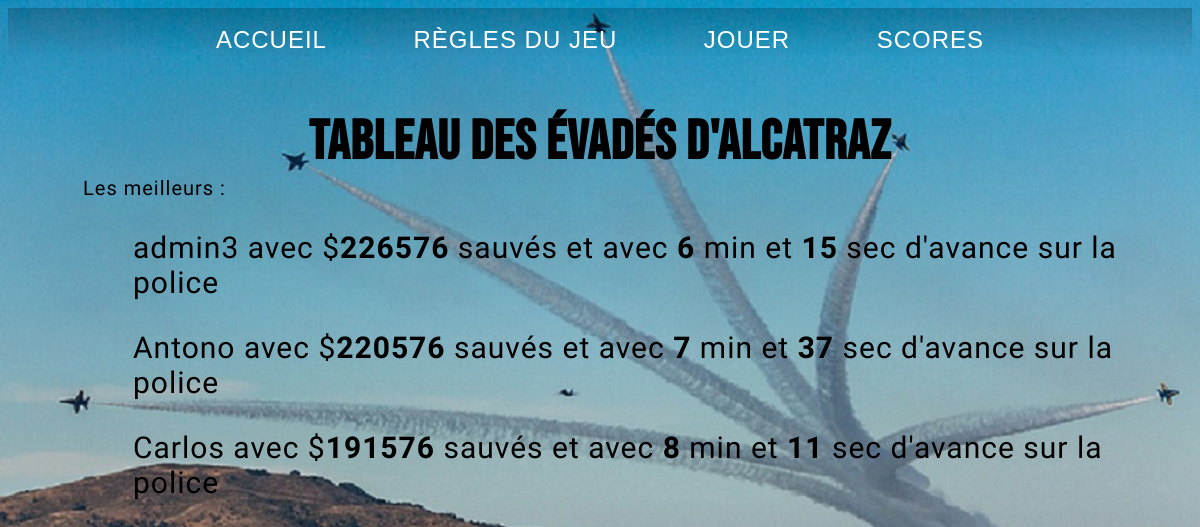
Screenshot of /Alcatraz-main/Jouer/page_des_scores.php with the database file from the repository.
### tables this page shows
CREATE TABLE `user_info` (
  `id` int(11) NOT NULL,
  `username` text NOT NULL,
  `password` text NOT NULL,
  `score_butin` varchar(50) NOT NULL,
  `score_temps` text NOT NULL
);

### Alcatraz-main/Jouer/page_des_scores.php (the view, shortened to what this page needs)
<!DOCTYPE html>
<html>
<head>
  <link rel="stylesheet" href = "page_score_style.css">
</head>
<div class="container">
<header>
  <nav>
    <ul>
      <li id=index>
        <a href="index.php" >Accueil</a>
      </li>
      <li id=about>
        <a href="about.html">Règles du jeu</a>
      </li>
      <li id=jouer>
        <a href="jouer.php">Jouer</a>
      </li>
      <li id=score>
        <a href="page_des_scores.php">Scores</a>
      </li>
    </ul>
  </nav>
</header>
</div>
<body>
	<h1 id="title">Tableau des évadés d'Alcatraz</h1>
	<ul id="scores">Les meilleurs :
	<?php
        $db = mysqli_connect(DB_SERVER, DB_USERNAME, DB_PASSWORD, DB_NAME);
        $user_check_query = "SELECT username, score_butin, score_temps FROM user_info ORDER BY score_temps ASC LIMIT 10";
        if ($result = mysqli_query($db, $user_check_query)) {
            while($row = mysqli_fetch_assoc($result)) {
                ?>
	    <p id="liste_scores">
	    <?= $row['username']; ?>   avec   <?php echo $row['score_butin']; ?>   sauvés  et avec  <?php echo $row['score_temps']; ?> <br />
		</p>
	    <?php
            }
        }
        else{
            echo "Erreur de requête de base de données.";
        }
	?>
	</ul>
</body>
</html>

### Alcatraz-main/Jouer/page_score_style.css (style rules this page uses)
header { background-image: linear-gradient(to bottom, rgba(0,0,0,0.75) -200%,rgba(0,0,0,0) 75%) ; text-align: center; padding: 0px; font-size: 1.25rem; }
header li a { display : inline-block; font-size: 1.2em; text-align: center; padding: 18px 16px; }
li { display : inline-flex; }
ul { list-style: none; margin: 0; padding: 0; }
body { background : url("Alcatraz.jpg") fixed no-repeat top right; background-size : cover; font-family: 'Saira Extra Condensed', sans-serif; letter-spacing: 1px; }
a { position: left; padding: 1rem 0 0.5rem; margin: 0 1.5rem; color: white; text-decoration: none; text-transform: uppercase; }
h1 { font-size : 55px; font-family : "Bebas Neue"; text-align: center; margin-bottom: 0; }
#scores { font-size : 20px; font-family : "Alice"; margin-left: 75px; }
#liste_scores { margin-left: 50px; font-size : 30px; }

### rows the page displays
user_info: username "admin3", score_butin "$ 226576", score_temps "6 min et 15 sec d'avance sur la police"
user_info: username "Antono", score_butin "$ 220576", score_temps "7 min et 37 sec d'avance sur la police"
user_info: username "Carlos", score_butin "$ 191576", score_temps "8 min et 11 sec d'avance sur la police"
